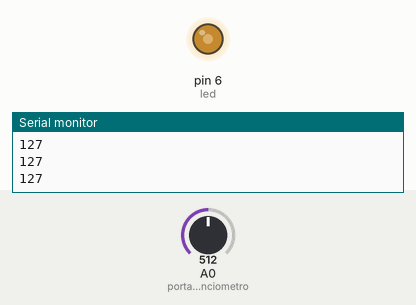
A sketch run on a simulated Arduino Uno, built with avr-gcc and run on an emulated ATmega328P. On the bench: output pins drawn as LEDs (lit = HIGH), the last lines printed to the serial monitor. The test bench sets the inputs (shaded band); at power-on: A0 (porta_potenciometro) = 512.

Above: at 1.2 s.
1.3 s: A0 (porta_potenciometro) set to 716
At 2.5 s:
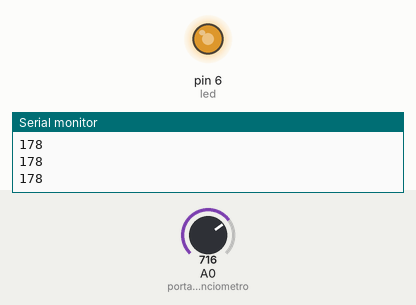
2.8 s: A0 (porta_potenciometro) set to 900
At 3.9 s:
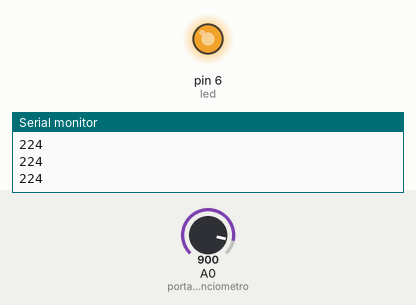
4.3 s: A0 (porta_potenciometro) set to 122
At 4.9 s:
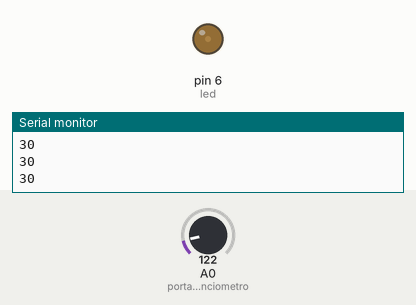
5.8 s: A0 (porta_potenciometro) set to 0
At 6.1 s:
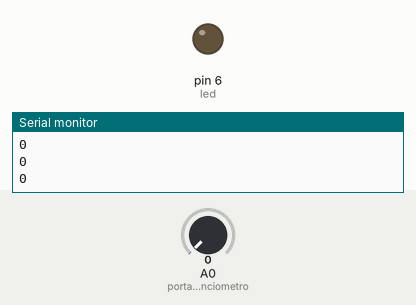
7.3 s: A0 (porta_potenciometro) set to 511
At 8.4 s:
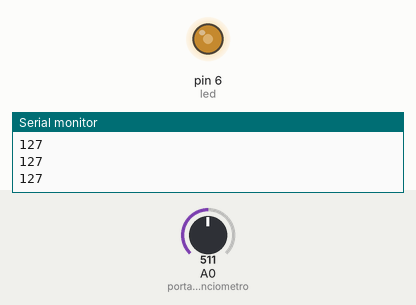
Timing chart, 0 to 9.8 s (numbered marks = the images above; inputs shaded):
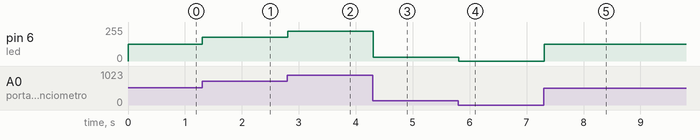

Measured:
- after the input at 1.3 s, pin 6 (led): 127/255 → 178/255 at once
- after the input at 2.8 s, pin 6 (led): 178/255 → 224/255 at once
- after the input at 4.3 s, pin 6 (led): 224/255 → 30/255 at once
- after the input at 5.8 s, pin 6 (led): 30/255 → 0/255 at once
- after the input at 7.3 s, pin 6 (led): 0/255 → 127/255 at once

The sketch:

potenciometro.ino
```cpp
int porta_potenciometro = A0;
int retorno_potenciometro;

int led = 6; //usar o analógico (portas digitais que tem ~)

void setup(){

  pinMode(porta_potenciometro, INPUT);

  Serial.begin(9600);

}

void loop(){

  retorno_potenciometro = analogRead(porta_potenciometro);
  retorno_potenciometro = map(retorno_potenciometro, 0, 1023, 0, 255);
  Serial.println(retorno_potenciometro);
  delay(1);

  analogWrite(led, retorno_potenciometro);

}
```
